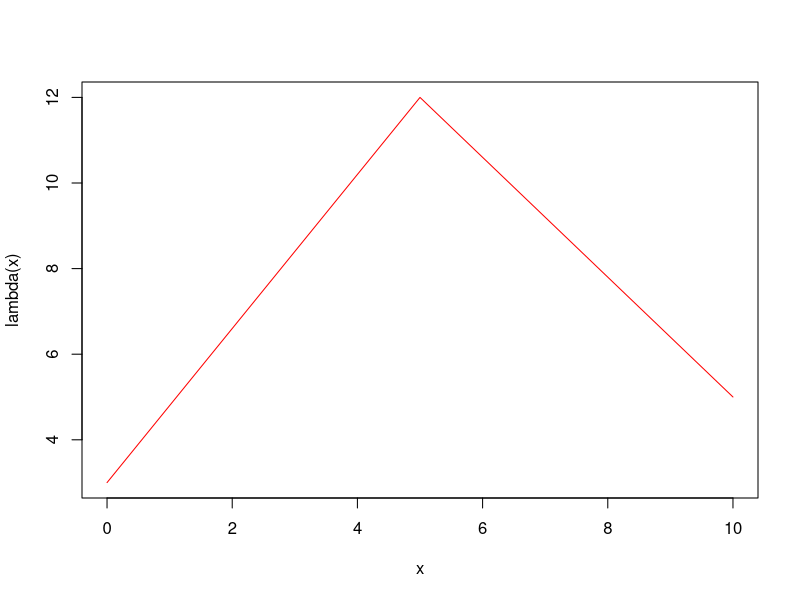
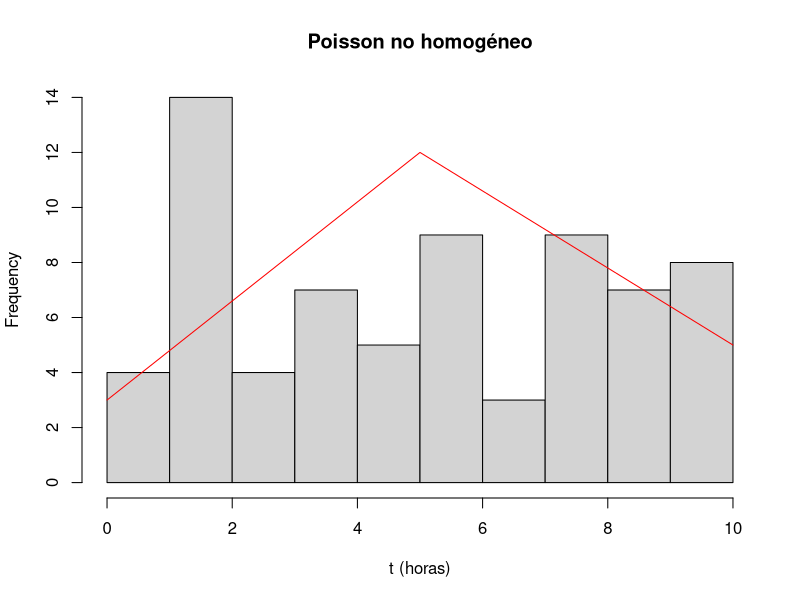
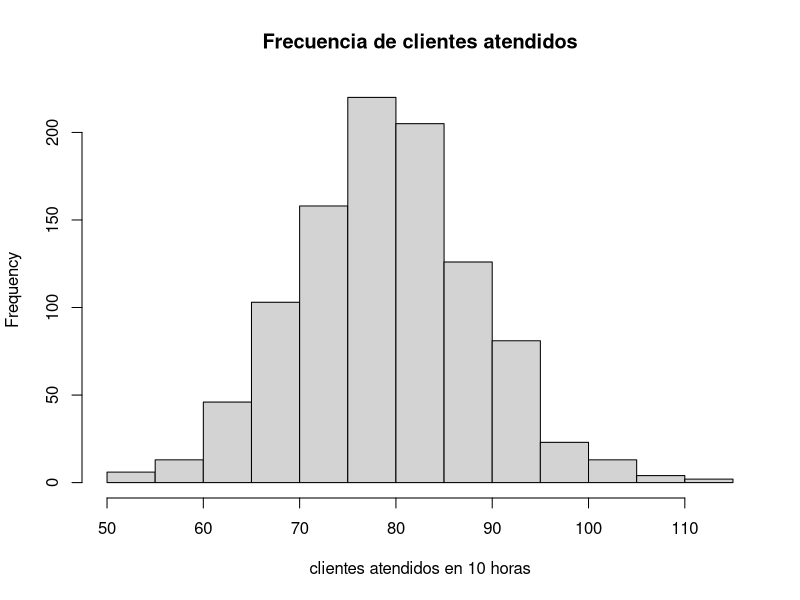

R code for these plots, in order:
## ---- chunk 1
lambdat<-function(x) ((1.8*x)+3)*I(x<=5)+((-1.4*x)+19)*I(x>5&x<=10)
curve(lambdat(x),xlim=c(0,10),ylab="lambda(x)",col="red")
## ---- chunk 2
opt <- optimize(lambdat, c(0, 10), maximum=TRUE)
m <- opt$objective
cat("maximo =",m)
## ---- chunk 3
S<-vector()
u1<-vector()
u2<-vector()
procpois<-function(Tmax,lambda) {
  t<-0;I<-0;i<-1  
  repeat {
    u1[i]<-runif(1)   
    t<-t-((1/lambda)*log(u1[i]))
    if (t>Tmax) {
      break
    }
    if (t<=Tmax) {
      u2[i]<-runif(1)
    }
    if(u2[i]<=(lambdat(t)/lambda)) {
      I<-I+1;S[I]<-t
    }
    i<-i+1
  }
return(S)
}

LL<-procpois(10,m)
hist(LL,main = "Poisson no homogéneo",breaks = 12,xlab = "t (horas)")
curve(lambdat(x),xlim=c(0,10),ylab="lambda(t)",col="red",add=TRUE)
LL[length(LL)+1]<-Inf
## ---- chunk 4
# Generación de tiempo de servicio
tserv<-function() {
  t<- (-1/9)*log(1-runif(1))
  return(t)
}
tserv()
## ---- chunk 5

# Evolución del sistema
unserv<-function(){
  LL<-procpois(10,m)
  LL[length(LL)+1]<-Inf
  t<-0
  NLL<-0  #número de llegadas hasta t
  NS<-0   # contador de salidas
  n<-0  #numero de clientes en el sistema en t
  Y<-vector() #tiempos de servicio
  Sal<-vector()       # output instantes de salida
  c<-vector()     # clientes en el sistema en cualquier t
  tLL <- LL[1]  #instante de llegada del cliente 1
  tS<-Inf   #instante de salida del sistema para el cliente i
  tm<-vector() #tiempo cliente en el sistema
  i<-1
  j<-1
  repeat
  {
    #Caso 1
    if(tLL <= tS)#llega un cliente
    {
      t <- tLL
      NLL <- NLL+1
      i<-i+1
      tLL <- LL[i]
      n<-n+1
      c[length(c)+1]<-n  # recogemos el número de clientes en el sistema
      if(n==1){
        Y[j] <- tserv()
        tS <- t+Y[j] 
        j <- j+1
      }
      
    }
    
    if(tS <= tLL)#un cliente sale del servidor 1
    {
      t<-tS
      NS<-NS + 1
      n<-n-1
      c[length(c)+1]<-n
      Sal[NS]<-t
      tm[NS]<-Sal[NS]-LL[NS]  # tiempo en el sistema
      if(n==0)
      {
        tS<-Inf 
      }
      if(n>0)
      {
        Y[j]<-tserv()   
        tS<-t+Y[j]
        j<-j+1
      }
      
    }
    
    if (n == 0 & tLL == Inf) # si no quedan clientes 
    {
      break           
    }
  }
  #if(NLL==length(LL))t1<-t
  #t2<-t
  if(tS==Inf)tS<-t
  resultados<-list("tiempos en el sistema",tm,"clientes en el sistema",c,
                "tiempo medio cliente en el sistema",
                mean(tm,na.rm=TRUE),
                "número medio clientes en el sistema",mean(c),
                "tiempos atención",Y,
                "última salida",tS,
                "clientes atendidos",NLL)
  
    return(resultados)
}


## ---- chunk 6
clientes_atendidos <- vector()
for (i in 1:1000) {
  out <- unserv()
  clientes_atendidos[i] <- out[[14]]
}

#out = unserv()
#plot(unserv(LL)[[4]],type="l", ylab="Numero de clientes", xlab="Eventos")
hist(clientes_atendidos,main = "Frecuencia de clientes atendidos",xlab = "clientes atendidos en 10 horas" )
